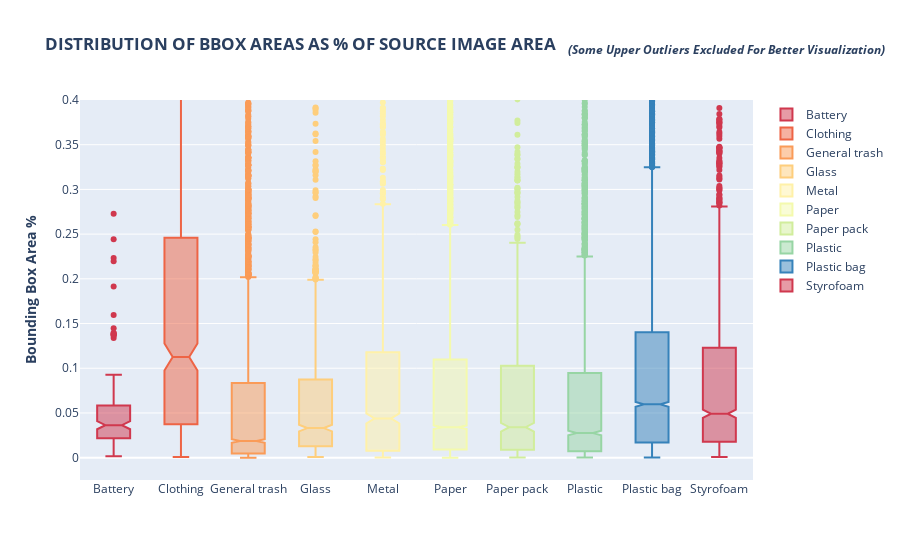

This figure's notebook cell:
### Markdown cell above
각 Class 별 bounding box의 크기 분포

### Code cell
# Update bbox dataframe to make this easier
bbox_df["frac_bbox_area"] = (bbox_df["frac_x_max"]-bbox_df["frac_x_min"])*(bbox_df["frac_y_max"]-bbox_df["frac_y_min"])
# bbox_df["class_id_as_str"] = bbox_df["class_id"].map(classes)
display(bbox_df.head())

fig = px.box(bbox_df.sort_values(by="class_name"), x="class_name", y="frac_bbox_area", color="class_name", 
             color_discrete_sequence=LABEL_COLORS_WOUT_NO_FINDING, notched=True,
             labels={"class_name":"Class Name", "frac_bbox_area":"BBox Area (%)"},
             title="<b>DISTRIBUTION OF BBOX AREAS AS % OF SOURCE IMAGE AREA   " \
                   "<i><sub>(Some Upper Outliers Excluded For Better Visualization)</sub></i></b>")

fig.update_layout(showlegend=True,
                  yaxis_range=[-0.025,0.4],
                  legend_title_text=None,
                  xaxis_title="",
                  yaxis_title="<b>Bounding Box Area %</b>",)
fig.show()

### Figure 1 — Plotly figure (JSON) as saved in the notebook; plotly's stock layout.template omitted (floating-point values rounded to 4 significant figures; data arrays with more than 128 entries replaced by an {"elided": "..."} marker saying what was removed)
{"data": [{"alignmentgroup": "True", "hovertemplate": "Class Name=%{x}<br>BBox Area (%)=%{y}<extra></extra>", "legendgroup": "Battery", "marker": {"color": "rgb(208, 56, 78)"}, "name": "Battery", "notched": true, "offsetgroup": "Battery", "orientation": "v", "showlegend": true, "type": "box", "x": {"elided": "159 str values"}, "x0": " ", "xaxis": "x", "y": {"elided": "159 float values"}, "y0": " ", "yaxis": "y"}, {"alignmentgroup": "True", "hovertemplate": "Class Name=%{x}<br>BBox Area (%)=%{y}<extra></extra>", "legendgroup": "Clothing", "marker": {"color": "rgb(238, 100, 69)"}, "name": "Clothing", "notched": true, "offsetgroup": "Clothing", "orientation": "v", "showlegend": true, "type": "box", "x": {"elided": "468 str values"}, "x0": " ", "xaxis": "x", "y": {"elided": "468 float values"}, "y0": " ", "yaxis": "y"}, {"alignmentgroup": "True", "hovertemplate": "Class Name=%{x}<br>BBox Area (%)=%{y}<extra></extra>", "legendgroup": "General trash", "marker": {"color": "rgb(250, 155, 88)"}, "name": "General trash", "notched": true, "offsetgroup": "General trash", "orientation": "v", "showlegend": true, "type": "box", "x": {"elided": "3966 str values"}, "x0": " ", "xaxis": "x", "y": {"elided": "3966 float values"}, "y0": " ", "yaxis": "y"}, {"alignmentgroup": "True", "hovertemplate": "Class Name=%{x}<br>BBox Area (%)=%{y}<extra></extra>", "legendgroup": "Glass", "marker": {"color": "rgb(254, 206, 124)"}, "name": "Glass", "notched": true, "offsetgroup": "Glass", "orientation": "v", "showlegend": true, "type": "box", "x": {"elided": "982 str values"}, "x0": " ", "xaxis": "x", "y": {"elided": "982 float values"}, "y0": " ", "yaxis": "y"}, {"alignmentgroup": "True", "hovertemplate": "Class Name=%{x}<br>BBox Area (%)=%{y}<extra></extra>", "legendgroup": "Metal", "marker": {"color": "rgb(255, 241, 168)"}, "name": "Metal", "notched": true, "offsetgroup": "Metal", "orientation": "v", "showlegend": true, "type": "box", "x": {"elided": "936 str values"}, "x0": " ", "xaxis": "x", "y": {"elided": "936 float values"}, "y0": " ", "yaxis": "y"}, {"alignmentgroup": "True", "hovertemplate": "Class Name=%{x}<br>BBox Area (%)=%{y}<extra></extra>", "legendgroup": "Paper", "marker": {"color": "rgb(244, 250, 173)"}, "name": "Paper", "notched": true, "offsetgroup": "Paper", "orientation": "v", "showlegend": true, "type": "box", "x": {"elided": "6352 str values"}, "x0": " ", "xaxis": "x", "y": {"elided": "6352 float values"}, "y0": " ", "yaxis": "y"}, {"alignmentgroup": "True", "hovertemplate": "Class Name=%{x}<br>BBox Area (%)=%{y}<extra></extra>", "legendgroup": "Paper pack", "marker": {"color": "rgb(209, 237, 156)"}, "name": "Paper pack", "notched": true, "offsetgroup": "Paper pack", "orientation": "v", "showlegend": true, "type": "box", "x": {"elided": "897 str values"}, "x0": " ", "xaxis": "x", "y": {"elided": "897 float values"}, "y0": " ", "yaxis": "y"}, {"alignmentgroup": "True", "hovertemplate": "Class Name=%{x}<br>BBox Area (%)=%{y}<extra></extra>", "legendgroup": "Plastic", "marker": {"color": "rgb(151, 213, 164)"}, "name": "Plastic", "notched": true, "offsetgroup": "Plastic", "orientation": "v", "showlegend": true, "type": "box", "x": {"elided": "2943 str values"}, "x0": " ", "xaxis": "x", "y": {"elided": "2943 float values"}, "y0": " ", "yaxis": "y"}, {"alignmentgroup": "True", "hovertemplate": "Class Name=%{x}<br>BBox Area (%)=%{y}<extra></extra>", "legendgroup": "Plastic bag", "marker": {"color": "rgb(54, 130, 186)"}, "name": "Plastic bag", "notched": true, "offsetgroup": "Plastic bag", "orientation": "v", "showlegend": true, "type": "box", "x": {"elided": "5178 str values"}, "x0": " ", "xaxis": "x", "y": {"elided": "5178 float values"}, "y0": " ", "yaxis": "y"}, {"alignmentgroup": "True", "hovertemplate": "Class Name=%{x}<br>BBox Area (%)=%{y}<extra></extra>", "legendgroup": "Styrofoam", "marker": {"color": "rgb(208, 56, 78)"}, "name": "Styrofoam", "notched": true, "offsetgroup": "Styrofoam", "orientation": "v", "showlegend": true, "type": "box", "x": {"elided": "1263 str values"}, "x0": " ", "xaxis": "x", "y": {"elided": "1263 float values"}, "y0": " ", "yaxis": "y"}], "layout": {"boxmode": "overlay", "legend": {"title": {}, "tracegroupgap": 0}, "showlegend": true, "title": {"text": "<b>DISTRIBUTION OF BBOX AREAS AS % OF SOURCE IMAGE AREA   <i><sub>(Some Upper Outliers Excluded For Better Visualization)</sub></i></b>"}, "xaxis": {"anchor": "y", "categoryarray": ["Battery", "Clothing", "General trash", "Glass", "Metal", "Paper", "Paper pack", "Plastic", "Plastic bag", "Styrofoam"], "categoryorder": "array", "domain": [0, 1], "title": {"text": ""}}, "yaxis": {"anchor": "x", "domain": [0, 1], "range": [-0.025, 0.4], "title": {"text": "<b>Bounding Box Area %</b>"}}}}
